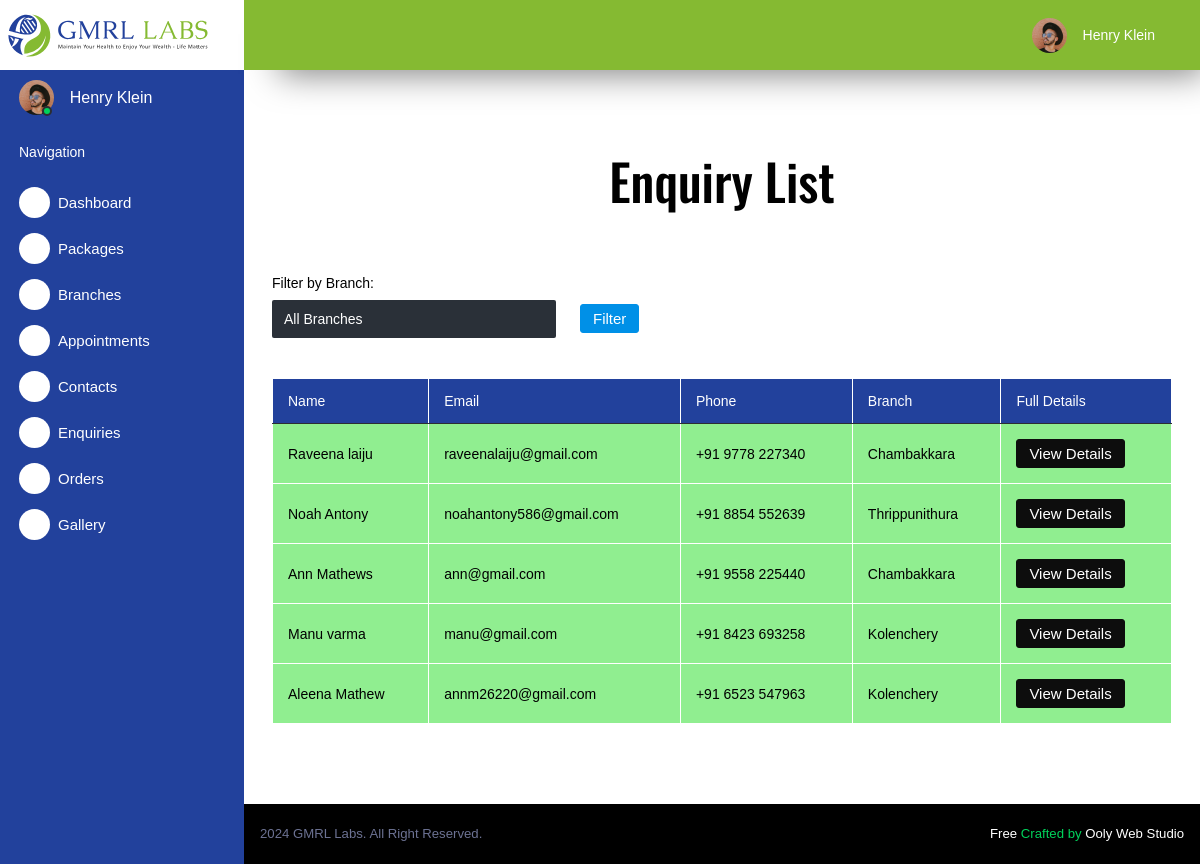
/admin_enquiries_view/, run on the app's committed database.
### app/models.py (models this page shows)
class Enquiry(models.Model):
    name=models.CharField(max_length=255)
    email=models.CharField(max_length=255)
    phone=models.CharField(max_length=255)
    message=models.TextField(max_length=500)
    branch=models.ForeignKey(Branch,on_delete=models.CASCADE)

class Branch(models.Model):
    name=models.CharField(max_length=255,unique=True)
    image=models.CharField(max_length=3000)
    address=models.TextField(max_length=500)
    number=models.CharField(max_length=255)
    email=models.CharField(max_length=255)
    status=models.BooleanField(default=True)
    def __str__(self):
        return self.name

### app/views.py (the view)
# urls.py: path('admin_enquiries_view/',views.admin_enquiries_view,name="admin_enquiries_view"),
def admin_enquiries_view(request):
    context={}
    branches=Branch.objects.all()
    enquiry=Enquiry.objects.all()
    if 'branch' in request.GET:
        branch_name = request.GET.get('branch')
        if branch_name:
            enquiry = Enquiry.objects.filter(branch__name=branch_name)
        context['selected_branch'] = branch_name
    context['enquiry'] = enquiry  # Assuming you want to pass the filtered enquiries to the context
    context['branches'] = branches
    return render(request,'admin_page/admin_enquiries_view.html',context)

### app/templates/admin_page/admin_enquiries_view.html (shortened to what this page needs)
<!DOCTYPE html>
<html lang="en">
  {% load static %}
  <head>
    <link href="https://cdn.jsdelivr.net/npm/bootstrap@5.2.3/dist/css/bootstrap.min.css" rel="stylesheet">
    <link rel="stylesheet" href="https://cdnjs.cloudflare.com/ajax/libs/font-awesome/6.0.0/css/all.min.css"
    />
    <link rel="stylesheet" href="https://maxcdn.bootstrapcdn.com/font-awesome/4.4.0/css/font-awesome.min.css">
    <link
    rel="stylesheet"
    href="https://cdn.jsdelivr.net/npm/swiper@11/swiper-bundle.min.css"
  />
    <link rel="stylesheet" href="{% static 'admin_page/assets/vendors/mdi/css/materialdesignicons.min.css' %}">
    <link rel="stylesheet" href="{% static 'admin_page/assets/vendors/css/vendor.bundle.base.css' %}">
    <link rel="stylesheet" href="{% static 'admin_page/assets/vendors/jvectormap/jquery-jvectormap.css' %}">
    <link rel="stylesheet" href="{% static 'admin_page/assets/vendors/flag-icon-css/css/flag-icon.min.css' %}">
    <link rel="stylesheet" href="{% static 'admin_page/assets/vendors/owl-carousel-2/owl.carousel.min.css' %}">
    <link rel="stylesheet" href="{% static 'admin_page/assets/vendors/owl-carousel-2/owl.theme.default.min.css' %}">
    <link rel="stylesheet" href="{% static 'admin_page/assets/css/style.css' %}">
    <link rel="stylesheet" href="{% static 'admin_page/css/admin_style.css' %}">
  </head>
  <body>
    <div class="container-scroller">
      <nav class="sidebar sidebar-offcanvas" id="sidebar">
        <div class="sidebar-brand-wrapper d-none d-lg-flex align-items-center justify-content-center fixed-top">
          <a class="sidebar-brand brand-logo" href="/admin_page/"><img src="{% static 'admin_page/img/gmrl-logo.svg' %}" alt="logo" style="width: 200px; height: 55px;"/></a>
        </div>
        <ul class="nav">
          <li class="nav-item profile">
            <div class="profile-desc">
              <div class="profile-pic">
                <div class="count-indicator">
                  <img class="img-xs rounded-circle " src="{% static 'admin_page/assets/images/faces/face15.jpg' %}" alt="">
                  <span class="count bg-success"></span>
                </div>
                <div class="profile-name">
                  <h5 class="mb-0 font-weight-normal">Henry Klein</h5>
                </div>
              </div>
              <a href="#" id="profile-dropdown" data-toggle="dropdown"><i class="mdi mdi-dots-vertical text-white"></i></a>
            </div>
          </li>
          <li class="nav-item nav-category">
            <span class="nav-link text-white">Navigation</span>
          </li>
          <li class="nav-item menu-items">
            <a class="nav-link" href="/admin_page/">
              <span class="menu-icon">
                <i class="mdi mdi-speedometer"></i>
              </span>
              <span class="menu-title">Dashboard</span>
            </a>
          </li>
          <li class="nav-item menu-items">
            <a class="nav-link" href="/admin_packages/">
              <span class="menu-icon">
                <i class="mdi mdi-file-document-box"></i>
              </span>
              <span class="menu-title">Packages</span>
            </a>
          </li>
          <li class="nav-item menu-items">
            <a class="nav-link" href="/admin_branches/">
              <span class="menu-icon">
                <i class="mdi mdi-home"></i>
              </span>
              <span class="menu-title">Branches</span>
            </a>
          </li>
          <li class="nav-item menu-items">
            <a class="nav-link" href="/admin_appointments_view/">
              <span class="menu-icon">
                <i class="mdi mdi-clipboard-plus"></i>
              </span>
              <span class="menu-title">Appointments</span>
            </a>
          </li>
          <li class="nav-item menu-items">
            <a class="nav-link" href="/admin_contacts_view/">
              <span class="menu-icon">
                <i class="mdi mdi-contacts"></i>
              </span>
              <span class="menu-title">Contacts</span>
            </a>
          </li>
          <li class="nav-item menu-items">
            <a class="nav-link" href="/admin_enquiries_view/">
              <span class="menu-icon">
                <i class="mdi mdi-contacts"></i>
              </span>
              <span class="menu-title">Enquiries</span>
            </a>
          </li>
          <li class="nav-item menu-items">
            <a class="nav-link" href="/admin_orders_view/">
              <span class="menu-icon">
                <i class="mdi mdi-file-document-box"></i>
              </span>
              <span class="menu-title">Orders</span>
            </a>
          </li>
          <li class="nav-item menu-items">
            <a class="nav-link" href="/admin_gallery_view/">
              <span class="menu-icon">
                <i class="mdi mdi-camera"></i>
              </span>
              <span class="menu-title">Gallery</span>
            </a>
          </li>
        </ul>
      </nav>
      <div class="container-fluid page-body-wrapper">
        <nav class="navbar p-0 fixed-top d-flex flex-row">
          <div class="navbar-menu-wrapper flex-grow d-flex align-items-stretch">
            <button class="navbar-toggler navbar-toggler align-self-center text-black" type="button" data-toggle="minimize">
              <span class="mdi mdi-menu text-black"></span>
            </button>
            <ul class="navbar-nav w-100">
            </ul>
            <ul class="navbar-nav navbar-nav-right">
              <li class="nav-item dropdown">
                <a class="nav-link" id="profileDropdown" href="#" data-toggle="dropdown">
                  <div class="navbar-profile">
                    <img class="img-xs rounded-circle" src="{% static 'admin_page/assets/images/faces/face15.jpg' %}" alt="">
                    <p class="mb-0 d-none d-sm-block navbar-profile-name">Henry Klein</p>
                    <i class="mdi mdi-menu-down d-none d-sm-block text-black"></i>
                  </div>
                </a>
              </li>
            </ul>
          </div>
        </nav>
        <div class="main-panel">
          <div class="content-wrapper content-wrapper-enquiry">
           <div class="table-section">
                  <h4 class="card-title text-center text-black">Enquiry List</h4>
                  <form method="GET" class="mt-5 mb-4 pt-3">
                    <div class="row">
                              <div class="col-lg-4">
                                  <div class="form-group">
                                      <label for="branch" class="text-black">Filter by Branch:</label>
                                      <select class="form-control text-white" id="branch" name="branch">
                                          <option value="">All Branches</option>
                                      </select>
                                  </div>
                              </div>
                              <div class="col-lg-4 mt-4 pt-1">
                                <div class="form-group">
                                <div class="filter-btn">
                                  <button type="submit" class="btn btn-primary">Filter</button>
                                </div>
                              </div>
                            </div>
                          </div>
                      </form>
                  <div class="table-responsive scrollable-table">
                    <table class="table hoverable table-1" id="example">
                      <thead>
                        <tr>
                          <th> Name </th>
                          <th> Email </th>
                          <th> Phone </th>
                          <th> Branch </th>
                          <th> Full Details </th>
                        </tr>
                      </thead>
                      <tbody>
                        {% for enquiries in enquiry %}
                        <tr>
                          <td>{{enquiries.name}}</td>
                          <td>{{enquiries.email}}</td>
                          <td>{{enquiries.phone}}</td>
                          <td>{{enquiries.branch}}</td>
                          <td><form action="{% url 'admin_enquiry_detail' %}" method="POST">
                            <button type="submit" class="btn btn-dark">View Details</button>
                        </form></td>
                        {% endfor %}
                        </tr>
                      </tbody>
                    </table>
                  </div>
                </div>
              </div>
              <footer class="footer">
                <div class="d-sm-flex justify-content-center justify-content-sm-between">
                  <span class="text-muted d-block text-center text-sm-left d-sm-inline-block">2024 GMRL Labs. All Right Reserved.</span>
                  <span class="float-none float-sm-right d-block mt-1 mt-sm-0 text-center"> Free <a href="https://www.bootstrapdash.com/bootstrap-admin-template/" target="_blank">Crafted by</a> Ooly Web Studio</span>
                </div>
              </footer>
              </div>
            </div>
        </div>
  </body>
</html>

### app/static/admin_page/css/admin_style.css (style rules this page uses)
a { text-decoration: none; }
.table thead tr th { position: sticky; top: 0; background: #22419c; color: white; }
.hoverable tr { color: black; border: 1px solid white; background-color: lightgreen; }
.hoverable tbody { border: 1px solid white; }
.table, .table th, .table td { border: 1px solid white; }
.scrollable-table { height: auto; overflow-y: auto; overflow-x: auto; }
.scrollable-table { scrollbar-width: thin; scrollbar-color: rgba(0, 0, 0, 0.5) white; }
.table-section { margin-top: 50px; margin-bottom: 50px; }
.table-section h4 { font-family: 'Oswald', sans-serif; font-size: 50px; margin-bottom: 50px; }
.hoverable { border: 1px solid white; }
.navbar { background-color: #85ba32; }

### data on the page
Enquiry: name "Raveena laiju", email "raveenalaiju@gmail.com", phone "+91 9778 227340", branch "Chambakkara"
Enquiry: name "Noah Antony", email "noahantony586@gmail.com", phone "+91 8854 552639", branch "Thrippunithura"
Enquiry: name "Ann Mathews", email "ann@gmail.com", phone "+91 9558 225440", branch "Chambakkara"
Enquiry: name "Manu varma", email "manu@gmail.com", phone "+91 8423 693258", branch "Kolenchery"
Enquiry: name "Aleena Mathew", email "annm26220@gmail.com", phone "+91 6523 547963", branch "Kolenchery"
